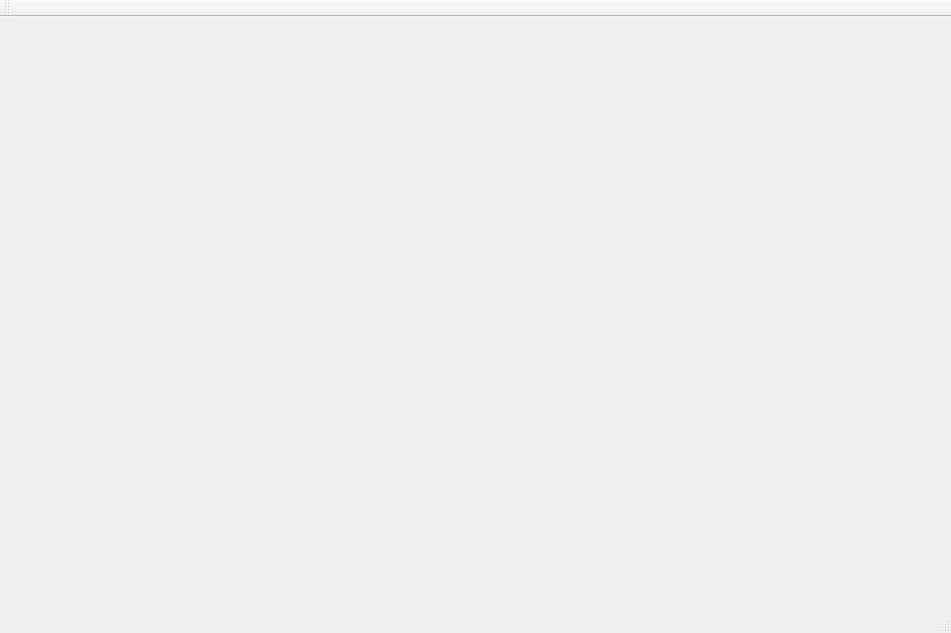
<?xml version="1.0" encoding="UTF-8"?>
<ui version="4.0">
 <class>MainWindow</class>
 <widget class="QMainWindow" name="MainWindow">
  <property name="geometry">
   <rect>
    <x>0</x>
    <y>0</y>
    <width>951</width>
    <height>633</height>
   </rect>
  </property>
  <property name="windowTitle">
   <string>MainWindow</string>
  </property>
  <widget class="QWidget" name="centralWidget"/>
  <widget class="QMenuBar" name="menuBar">
   <property name="geometry">
    <rect>
     <x>0</x>
     <y>0</y>
     <width>951</width>
     <height>23</height>
    </rect>
   </property>
  </widget>
  <widget class="QToolBar" name="mainToolBar">
   <attribute name="toolBarArea">
    <enum>TopToolBarArea</enum>
   </attribute>
   <attribute name="toolBarBreak">
    <bool>false</bool>
   </attribute>
  </widget>
  <widget class="QStatusBar" name="statusBar"/>
 </widget>
 <layoutdefault spacing="6" margin="11"/>
 <resources/>
 <connections/>
</ui>
